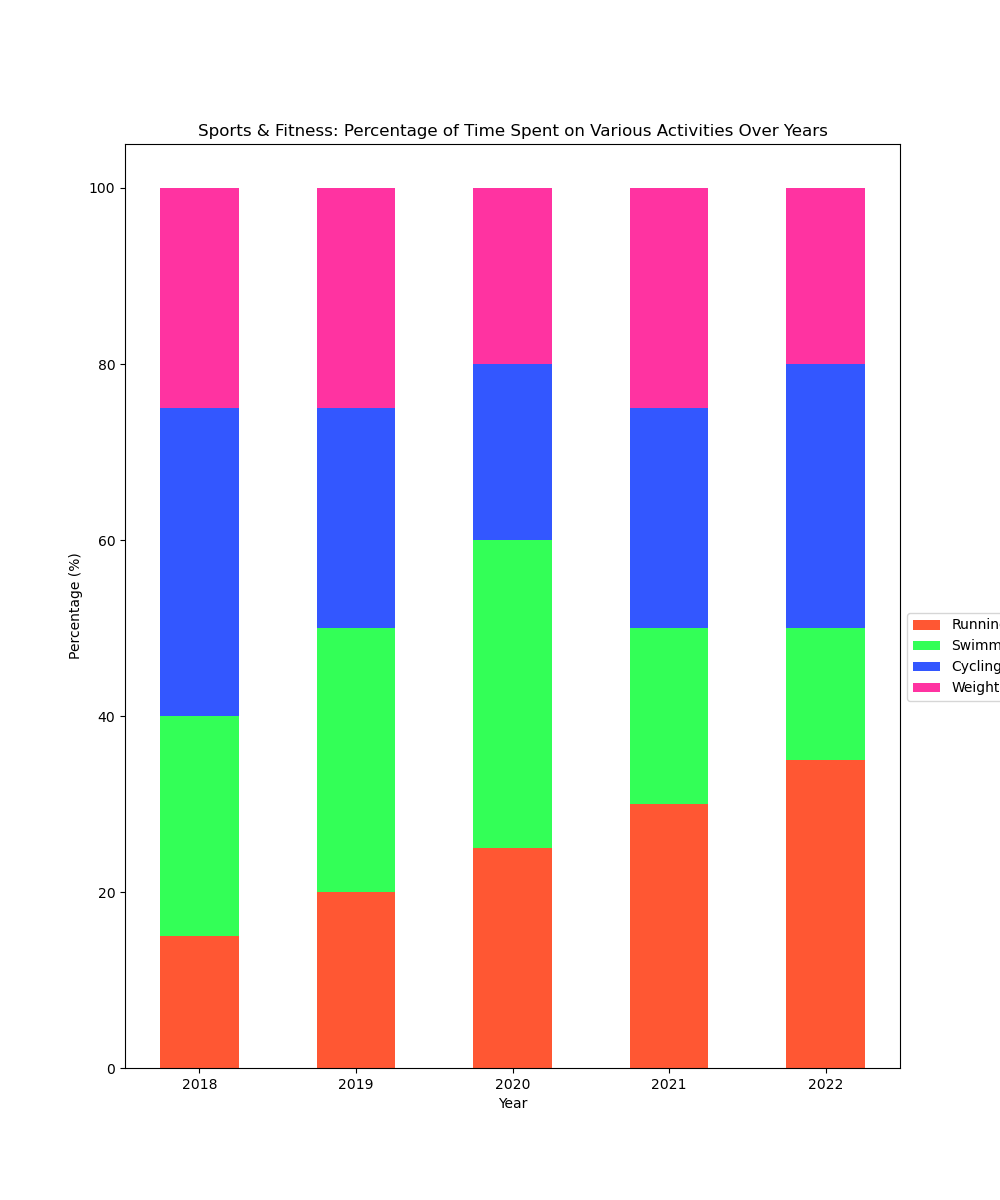

Write the Python code that produced this figure.

import matplotlib.pyplot as plt
import numpy as np

categories = ['Running', 'Swimming', 'Cycling', 'Weightlifting']
years = ['2018', '2019', '2020', '2021', '2022']

data = np.array([
    [15, 20, 25, 30, 35],  # Running
    [25, 30, 35, 20, 15],  # Swimming
    [35, 25, 20, 25, 30],  # Cycling
    [25, 25, 20, 25, 20]   # Weightlifting
])

data_cum = data.cumsum(axis=0)

fig, ax = plt.subplots(figsize=(10, 12))

colors = ['#FF5733', '#33FF57', '#3357FF', '#FF33A1']
width = 0.5

for i, (colname, color) in enumerate(zip(categories, colors)):
    heights = data[i]
    starts = data_cum[i] - heights
    ax.bar(years, heights, bottom=starts, label=colname, color=color, width=width)

ax.set_ylabel('Percentage (%)')
ax.set_xlabel('Year')
ax.set_title('Sports & Fitness: Percentage of Time Spent on Various Activities Over Years')
ax.legend(loc='best', bbox_to_anchor=(1, 0.5))

plt.show()
